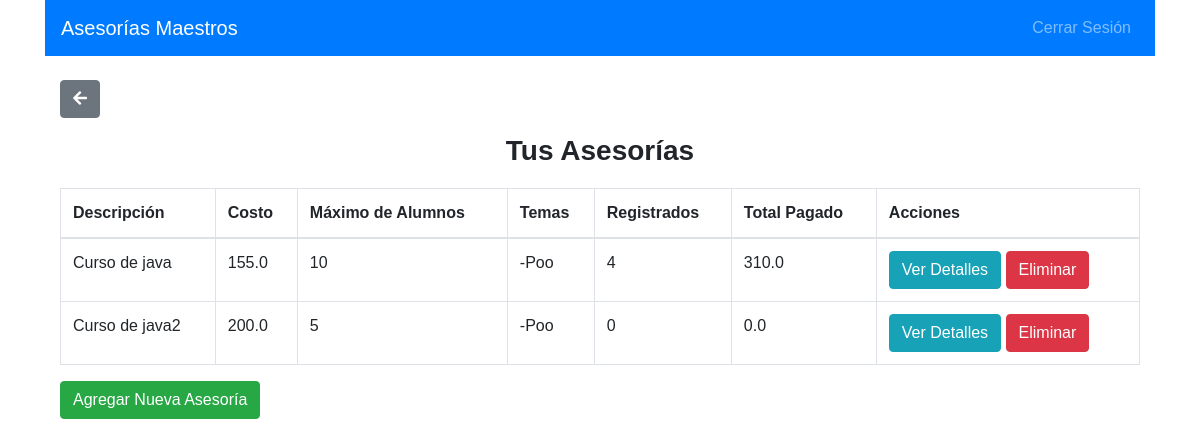
/dashboard_maestro (signed in), run on an earlier commit of the app's database.
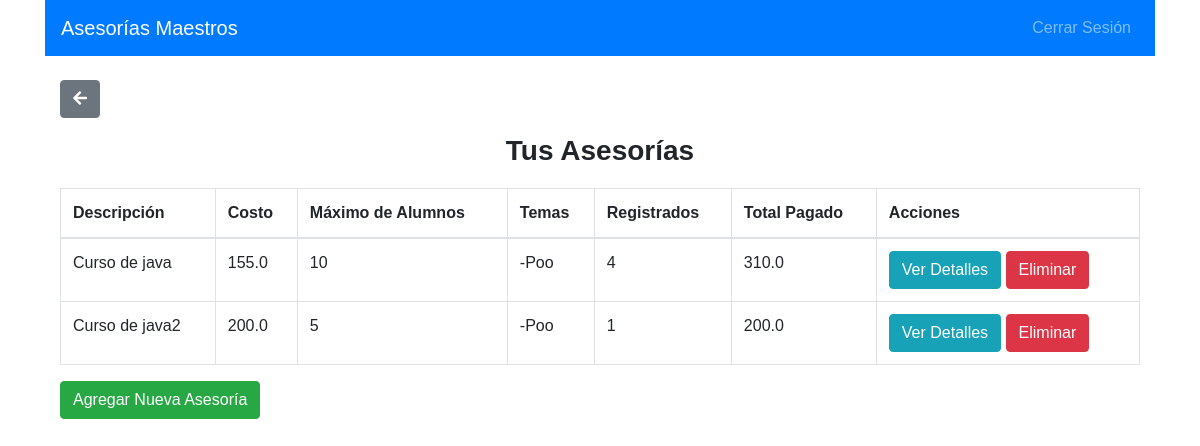
And on a later commit of the database.
### app.py (models this page shows)
class Asesoria(db.Model):
    id = db.Column(db.Integer, primary_key=True)
    descripcion = db.Column(db.String(200), nullable=False)
    costo = db.Column(db.Float, nullable=False)
    max_alumnos = db.Column(db.Integer, nullable=False)
    temas = db.Column(db.String(200), nullable=False)
    maestro_id = db.Column(db.Integer, db.ForeignKey('user.id'), nullable=False)
    alumnos = db.relationship('User', secondary=asesoria_alumno, back_populates='asesorias')
    total_pagado = db.Column(db.Float, default=0.0)
    meet_link = db.Column(db.String(200), nullable=True)  # Nueva columna

### app.py (the view)
@app.route('/dashboard_maestro')
@login_required
def dashboard_maestro():
    asesorias = db.session.query(Asesoria).filter_by(maestro_id=current_user.id).all()
    return render_template('dashboard_maestro.html', asesorias=asesorias)

### app.py (called while the page is built)
@login_manager.user_loader
def load_user(user_id):
    return User.query.get(int(user_id))

### templates/dashboard_maestro.html
{% extends 'base.html' %}
{% block content %}
<nav class="navbar navbar-expand-lg navbar-dark bg-primary">
    <a class="navbar-brand" href="#">Asesorías Maestros</a>
    <div class="collapse navbar-collapse">
        <ul class="navbar-nav ml-auto">
            <li class="nav-item">
                <a class="nav-link" href="{{ url_for('logout') }}">Cerrar Sesión</a>
            </li>
        </ul>
    </div>
</nav>
<div class="container mt-4">
    <button class="btn btn-secondary mb-3" onclick="window.history.back()"><i class="fas fa-arrow-left"></i></button>
    <h2 class="text-center">Tus Asesorías</h2>
    <table class="table table-bordered mt-3">
        <thead>
            <tr>
                <th>Descripción</th>
                <th>Costo</th>
                <th>Máximo de Alumnos</th>
                <th>Temas</th>
                <th>Registrados</th>
                <th>Total Pagado</th>
                <th>Acciones</th>
            </tr>
        </thead>
        <tbody>
            {% for asesoria in asesorias %}
                <tr>
                    <td>{{ asesoria.descripcion }}</td>
                    <td>{{ asesoria.costo }}</td>
                    <td>{{ asesoria.max_alumnos }}</td>
                    <td>{{ asesoria.temas }}</td>
                    <td>{{ asesoria.alumnos|length }}</td>
                    <td>{{ asesoria.total_pagado }}</td>
                    <td>
                        <a href="{{ url_for('ver_detalle_asesoria_maestro', id=asesoria.id) }}" class="btn btn-info">Ver Detalles</a>
                        <form action="{{ url_for('borrar_asesoria', id=asesoria.id) }}" method="POST" style="display:inline;">
                            <button type="submit" class="btn btn-danger" onclick="return confirm('¿Estás seguro de que quieres eliminar esta asesoría?');">Eliminar</button>
                        </form>
                    </td>
                </tr>
            {% endfor %}
        </tbody>
    </table>
    <a href="{{ url_for('nueva_asesoria') }}" class="btn btn-success">Agregar Nueva Asesoría</a>
</div>
{% endblock %}

What changed in the data, as far as the page shows it:
changed Asesoria "Curso de java2": alumnos|length "0" → "1"; total_pagado "0.0" → "200.0"
